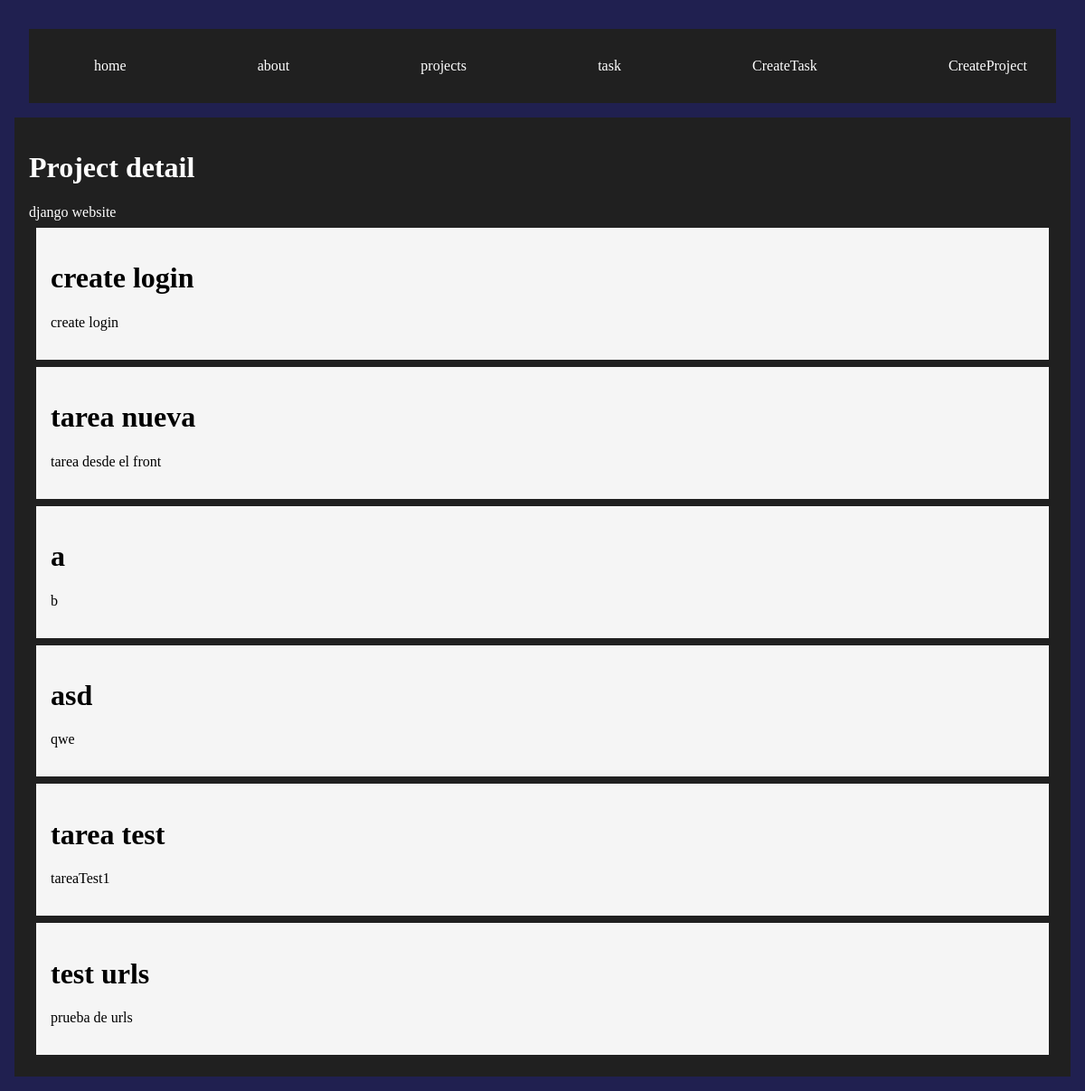
/projects/1, run on the app's committed database.
### myApp/models.py (models this page shows, shortened)
class Projects(models.Model ):
    name = models.CharField(max_length=200)
    def __str__(self):
        return self.name

class Task(models.Model):
    title = models.CharField(max_length=200)
    description = models.TextField()
    project = models.ForeignKey(Projects, on_delete=models.CASCADE)
    Done = models.BooleanField(default=False)

### myApp/views.py (the view)
def projectDetail(request, id):
    print(id)
    project = get_object_or_404(Projects,id=id)
    task = Task.objects.filter(project_id=id)
    return render(request, 'projects/detail.html',{
        "project": project,
        "tasks": task
    })

### myApp/templates/projects/detail.html
{% extends 'layout/base.html' %}
{% block content %}
<h1>Project detail</h1>
{{project}}
{%for task in tasks%}
    <div class="card">
        <h1> {{task.title}}</h1>
        <p>{{task.description}}</p>
    </div>
    {% endfor %}
{% endblock content %}

### myApp/static/styles/main.css (style rules this page uses)
body { background: #202050; color: white; padding: .5rem; }
.card { background: whitesmoke; padding: 1rem; margin: .5rem; color: black; }

### data on the page
Projects: name "django website"
Task: title "create login", description "create login"
Task: title "tarea nueva", description "tarea desde el front"
Task: title "a", description "b"
Task: title "asd", description "qwe"
Task: title "tarea test", description "tareaTest1"
Task: title "test urls", description "prueba de urls"
